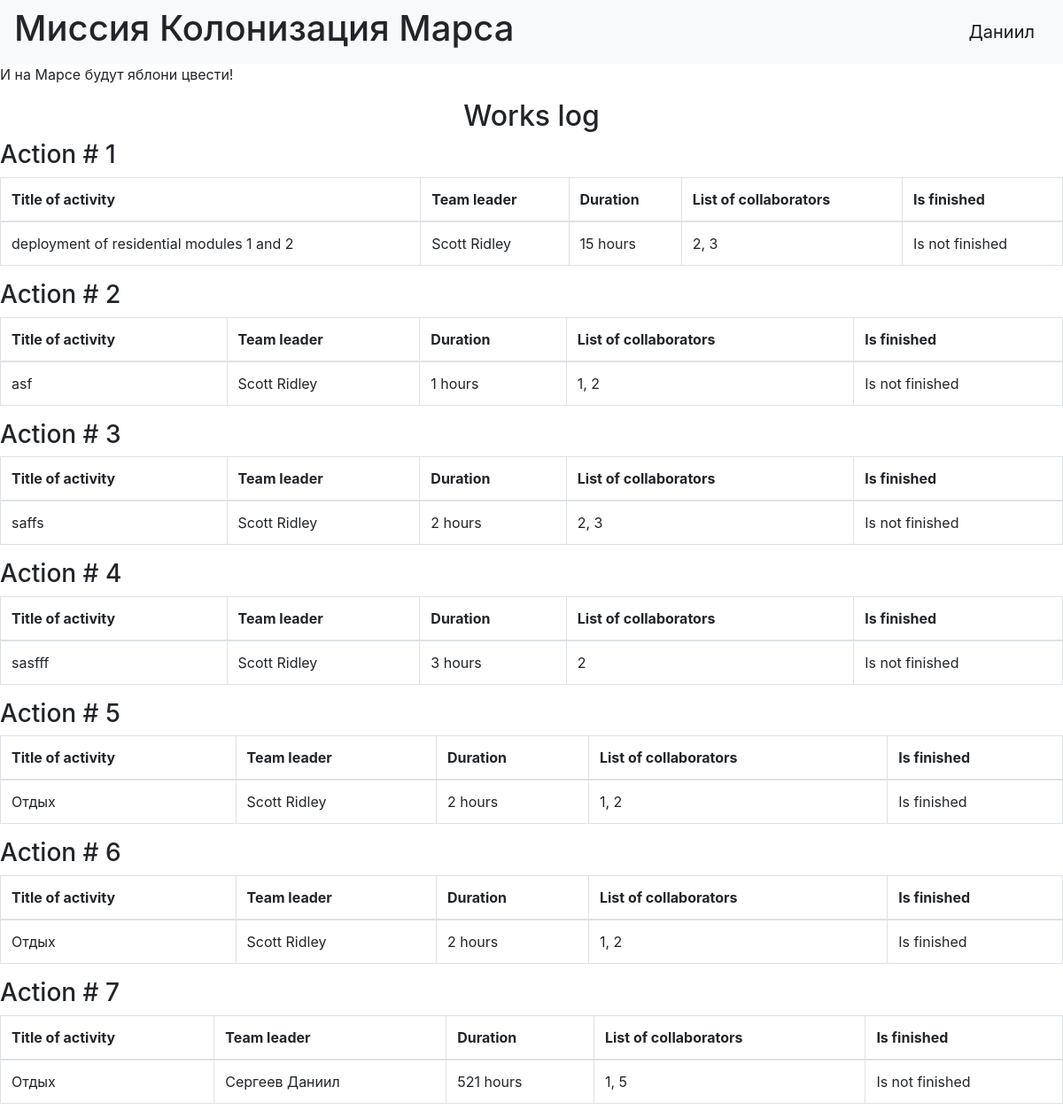
Page / (signed in) on the committed database.
### data/users.py (models this page shows, shortened)
class User(SqlAlchemyBase, UserMixin):
    __tablename__ = 'users'
    id = Column(Integer, primary_key=True, autoincrement=True)
    surname = Column(String, nullable=False)
    name = Column(String, nullable=False)
    age = Column(Integer, nullable=False)
    position = Column(String, nullable=False)
    speciality = Column(String, nullable=False)
    address = Column(String, nullable=False)
    email = Column(String, unique=True, nullable=False)
    hashed_password = Column(String, nullable=False)
    modified_date = Column(DateTime)

### data/jobs.py (models this page shows)
class Jobs(SqlAlchemyBase):
    __tablename__ = 'jobs'
    id = sqlalchemy.Column(sqlalchemy.Integer, primary_key=True, autoincrement=True)
    team_leader = sqlalchemy.Column(sqlalchemy.Integer, sqlalchemy.ForeignKey('users.id'), nullable=False)
    job = sqlalchemy.Column(sqlalchemy.String, nullable=False)
    work_size = sqlalchemy.Column(sqlalchemy.Integer, nullable=False)
    collaborators = sqlalchemy.Column(sqlalchemy.String, nullable=False)
    start_date = sqlalchemy.Column(sqlalchemy.DateTime, default=datetime.now)
    end_date = sqlalchemy.Column(sqlalchemy.DateTime)
    is_finished = sqlalchemy.Column(sqlalchemy.Boolean, default=False)
    user = orm.relationship('User')

### main.py (the view)
@app.route('/')
def index():
    db_sess = db_session.create_session()
    try:
        jobs = db_sess.query(Jobs).join(User).all()
        return render_template("jobs.html", jobs=jobs)
    except Exception as e:
        print(e)
    db_sess.close()

### data/db_session.py (called while the page is built)
def create_session() -> Session:
    global __factory
    return __factory()

### main.py (called while the page is built)
@login_manager.user_loader
def load_user(user_id):
    db_sess = db_session.create_session()
    return db_sess.query(User).get(user_id)

### templates/jobs.html
{% extends "base.html" %}
{% block content %}
    <p>И на Марсе будут яблони цвести!</p>
    <h2 style="text-align: center;">Works log</h2>
    {% for job in jobs %}
        <h3>Action # {{ job.id }}</h3>
        <table class="table table-bordered">
            <thead>
                <tr>
                    <th>Title of activity</th>
                    <th>Team leader</th>
                    <th>Duration</th>
                    <th>List of collaborators</th>
                    <th>Is finished</th>
                </tr>
            </thead>
            <tbody>
                <tr>
                    <td>{{ job.job }}</td>
                    <td>{{ job.user.surname }} {{ job.user.name }}</td>
                    <td>{{ job.work_size }} hours</td>
                    <td>{{ job.collaborators }}</td>
                    <td class="is-finished">{{ "Is finished" if job.is_finished else "Is not finished" }}</td>
                </tr>
            </tbody>
        </table>
    {% endfor %}
{% endblock %}

### templates/base.html (shortened to what this page needs)
<!doctype html>
<html lang="en">
<head>
    <link rel="stylesheet"
          href="https://stackpath.bootstrapcdn.com/bootstrap/4.4.1/css/bootstrap.min.css"
>
</head>
<body>
<header>
    <nav class="navbar navbar-light bg-light">
        <h1>Миссия Колонизация Марса</h1>
        {% if current_user.is_authenticated %}
            <a class="navbar-brand" href="/logout">{{ current_user.name }}</a>
        {% else %}
            <p>
            <a class="btn btn-primary " href="/register">Зарегистрироваться</a>
            <a class="btn btn-success" href="/login">Войти</a>
            </p>
        {% endif %}
    </nav>
</header>
<main>
    {% block content %}{% endblock %}
</main>
</body>
</html>

### templates/base.html (style rules this page uses)
h2 { margin-left: 100px; margin-right: 100px; }

### rows in the picture
User: name "Даниил"
Jobs: id "1", job "deployment of residential modules 1 and 2", user.surname "Scott", user.name "Ridley", work_size "15", collaborators "2, 3", is_finished "Is not finished"
Jobs: id "2", job "asf", user.surname "Scott", user.name "Ridley", work_size "1", collaborators "1, 2", is_finished "Is not finished"
Jobs: id "3", job "saffs", user.surname "Scott", user.name "Ridley", work_size "2", collaborators "2, 3", is_finished "Is not finished"
Jobs: id "4", job "sasfff", user.surname "Scott", user.name "Ridley", work_size "3", collaborators "2", is_finished "Is not finished"
Jobs: id "5", job "Отдых", user.surname "Scott", user.name "Ridley", work_size "2", collaborators "1, 2", is_finished "Is finished"
Jobs: id "6", job "Отдых", user.surname "Scott", user.name "Ridley", work_size "2", collaborators "1, 2", is_finished "Is finished"
Jobs: id "7", job "Отдых", user.surname "Сергеев", user.name "Даниил", work_size "521", collaborators "1, 5", is_finished "Is not finished"
